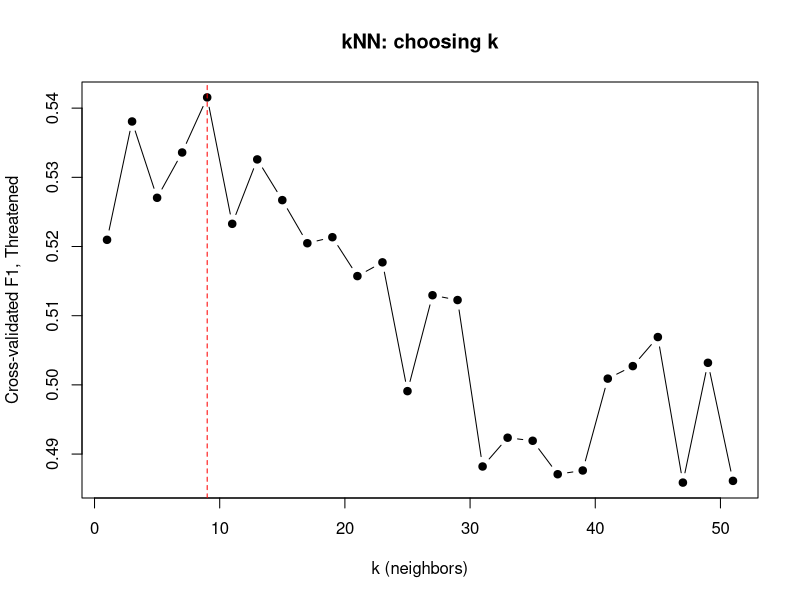

R code for this plot:
# k-nearest neighbors (Amanda)
#
# Mirrors Tree.R so the two models compare fairly: same file, same target,
# same features, same species-grouped 70/30 split and 10 grouped CV folds.
# kNN has no class weights, so the minority class is oversampled inside the
# training folds only (never in the validation fold or the test set).
# Features are one-hot encoded and scaled with training-set means/SDs only.

library(readxl)
library(class)

set.seed(160)  

# read the data
df <- as.data.frame(read_excel("new_data.xlsx", sheet = "model_data"))

# Features for the model, same as in Tree.R
green  <- c("has_recovery_doc", "has_five_year_review", "has_critical_habitat",
            "rec_n_documents", "rec_plan_stage", "fyr_review_in_progress",
            "ch_type")
yellow <- c("rec_has_final_plan", "fyr_recommendation")
added  <- c("species_group", "fws_lead_region", "listing_year", "is_plant",
            "is_population_segment", "ch_total_acres", "ch_total_miles",
            "rec_plan_revision")
features <- c(green, yellow, added)

# Target: Endangered vs Threatened. "Threatened" first so "Endangered" is the
# positive class, as in Tree.R. Threatened (~22%) is the minority class.
# turns the binary indicator into a factor with levels "Threatened" and "Endangered"
df$status <- factor(ifelse(df$is_endangered == 1, "Endangered", "Threatened"),
                    levels = c("Threatened", "Endangered"))
# Define the positive and negative classes, and the minority class for evaluation
pos      <- "Endangered"
neg      <- "Threatened"
minority <- "Threatened"

# ---- Feature matrix ---------------------------------------------------------
# Acres and miles span 0 to 120 million, so log them before scaling or they
# swamp every other distance.
# log-transform acres and miles first
df$ch_total_acres <- log1p(df$ch_total_acres)
df$ch_total_miles <- log1p(df$ch_total_miles)

# turn all of these features into factors
cat_cols <- intersect(c("rec_plan_stage", "ch_type", "fyr_recommendation",
                        "species_group", "fws_lead_region"), features)
for (v in cat_cols) df[[v]] <- factor(df[[v]])
# one-hot encode all features and create a feature matrix
X <- model.matrix(~ has_recovery_doc + has_five_year_review + has_critical_habitat +
                    rec_n_documents + rec_plan_stage + fyr_review_in_progress +
                    ch_type + rec_has_final_plan + fyr_recommendation +
                    species_group + fws_lead_region + listing_year + is_plant +
                    is_population_segment + ch_total_acres + ch_total_miles +
                    rec_plan_revision,
                  data = df)
# drop the intercept column from the model matrix
X <- X[, -1]                                  
# ---- Split by species (all rows of a species stay on one side) --------------
species      <- unique(df$scientific_name)
# randomly sample 30% of species for the test set
test_species <- sample(species, round(0.30 * length(species)))
# create a logical vector indicating which rows belong to the test set
is_test      <- df$scientific_name %in% test_species
# create training and test sets based on the logical vector
Xtr <- X[!is_test, ]
# create the corresponding target variable for the training set
ytr <- df$status[!is_test]
Xte <- X[ is_test, ]
yte <- df$status[ is_test]
cat(sprintf("Train: %d rows | Test: %d rows | %% Endangered (train): %.1f%%\n",
            nrow(Xtr), nrow(Xte), 100 * mean(ytr == pos)))

# --- 10 cross-validation folds inside the training set, also grouped by species.
train_species <- unique(df$scientific_name[!is_test])
fold_of  <- setNames(sample(rep(1:10, length.out = length(train_species))), train_species)
cv_folds <- unname(fold_of[df$scientific_name[!is_test]])

# ---- Helpers -----------------------------------------------------------------
# Oversample the minority class in the training folds only, never in the validation fold or test set.
oversample <- function(X, y) {
  # size of the larger class
  n_max <- max(table(y))
  # for each class, find the indices of the rows belonging to that class, and sample with replacement to create a balanced dataset
  idx <- unlist(lapply(levels(y), function(l) {
    # find the indices of the rows belonging to class l
    i <- which(y == l)
    # sample with replacement to create a balanced dataset
    c(i, sample(i, n_max - length(i), replace = TRUE))
  }))
  # return a list containing the oversampled feature matrix and target variable
  list(X = X[idx, , drop = FALSE], y = y[idx])
}

# Scale a feature matrix using the provided means and standard deviations, handling zero SDs to avoid division by zero.
scale_by <- function(X, center, sd) {
  # replace any zero standard deviations with 1 to avoid division by zero
  sd[sd == 0] <- 1
  # scale the feature matrix by subtracting the means and dividing by the standard deviations
  sweep(sweep(X, 2, center, "-"), 2, sd, "/")
}

# Fit a kNN model and make predictions
fit_predict <- function(Xa, ya, Xb, k) {
  # compute the means of the training set for scaling
  mu <- colMeans(Xa)
  # compute the standard deviations of the training set for scaling
  s <- apply(Xa, 2, sd)  
  # oversample the training set to balance the classes
  bal <- oversample(Xa, ya)                    
  # make predictions on the test set using the kNN algorithm, scaling both the training and test sets using the training set's means and standard deviations
  pr  <- knn(scale_by(bal$X, mu, s), scale_by(Xb, mu, s), bal$y, k = k, prob = TRUE)
  # compute the predicted probabilities for the positive class, using the attributes returned by the knn function
  p_pos <- ifelse(pr == pos, attr(pr, "prob"), 1 - attr(pr, "prob"))
  # return a list containing the predicted classes and predicted probabilities for the positive class
  list(pred = factor(pr, levels = levels(ya)), p = p_pos)
}

# scores predictions using precision, recall, and F1 score for a given class
metrics <- function(pred, actual, cls) {
  # compute the number of true positives for the given class
  tp <- sum(pred == cls & actual == cls)
  # compute precision, recall, and F1 score for the given class, handling cases where the denominator is zero to avoid division by zero errors
  prec <- tp / max(sum(pred == cls), 1)
  rec  <- tp / max(sum(actual == cls), 1)
  f1   <- ifelse(prec + rec == 0, 0, 2 * prec * rec / (prec + rec))
  c(precision = prec, recall = rec, F1 = f1)
}

# ---- Tune k with grouped 10-fold CV ------------------------------------------
# Picked on F1 for the minority class, per the ground rules.
ks <- seq(1, 51, by = 2)
# Run grouped 10-fold CV for each k, oversampling the training folds only, and compute metrics for the minority class.
cv <- t(sapply(ks, function(k) {
  # for each fold, make predictions on the validation fold using the training folds, and compute metrics for the minority class
  pred <- factor(rep(NA, length(ytr)), levels = levels(ytr))
  # for each fold, make predictions on the validation fold using the training folds, and compute metrics for the minority class
  for (f in 1:10) {
    va <- cv_folds == f
    pred[va] <- fit_predict(Xtr[!va, ], ytr[!va], Xtr[va, ], k)$pred
  }
  # compute metrics for the minority class, as well as balanced accuracy
  m <- metrics(pred, ytr, minority)
  # compute balanced accuracy as the average of the recall for the positive and negative classes
  bal_acc <- mean(c(metrics(pred, ytr, pos)["recall"], metrics(pred, ytr, neg)["recall"]))
  # return a vector containing the current value of k, the metrics for the minority class, and the balanced accuracy
  c(k = k, m, balanced_acc = bal_acc)
}))
print(round(cv, 3))
# Pick the best k based on the maximum F1 score for the minority class, and print the result.
best_k <- cv[which.max(cv[, "F1"]), "k"]
cat(sprintf("Best k by CV F1 (%s): %d\n", minority, best_k))

# Plot the cross-validated F1 scores against k
dir.create("figures", showWarnings = FALSE)
png("figures/knn_cv_k.png", width = 900, height = 600, res = 130)
plot(cv[, "k"], cv[, "F1"], type = "b", pch = 19, xlab = "k (neighbors)",
     ylab = paste("Cross-validated F1,", minority),
     main = "kNN: choosing k")
abline(v = best_k, lty = 2, col = "red")
dev.off()

# ---- Evaluate on the test set ------------------------------------------------
# Fit the kNN model on the entire training set with the best k, and make predictions on the test set. Then compute and print the confusion matrix, AUC, sensitivity, specificity, accuracy, balanced accuracy, and F1 score for each class.
out  <- fit_predict(Xtr, ytr, Xte, best_k)
pred <- out$pred; p <- out$p
cm   <- table(Predicted = pred, Actual = yte)
print(cm)

# Compute AUC, sensitivity, specificity, accuracy, balanced accuracy, and F1 score for each class
y    <- yte == pos
r    <- rank(p)
auc  <- (sum(r[y]) - sum(y) * (sum(y) + 1) / 2) / (sum(y) * sum(!y))
sens <- cm[pos, pos] / sum(cm[, pos])
spec <- cm[neg, neg] / sum(cm[, neg])
cat(sprintf("Accuracy %.3f | Balanced accuracy %.3f | Sensitivity %.3f | Specificity %.3f | AUC %.3f | k %d\n",
            mean(pred == yte), (sens + spec) / 2, sens, spec, auc, best_k))
for (cls in levels(yte)) {
  m <- metrics(pred, yte, cls)
  cat(sprintf("%-15s precision %.3f | recall %.3f | F1 %.3f\n", cls, m[1], m[2], m[3]))
}
cat(sprintf("Baseline (always guess Endangered): accuracy %.3f, Threatened recall 0\n",
            mean(yte == pos)))
